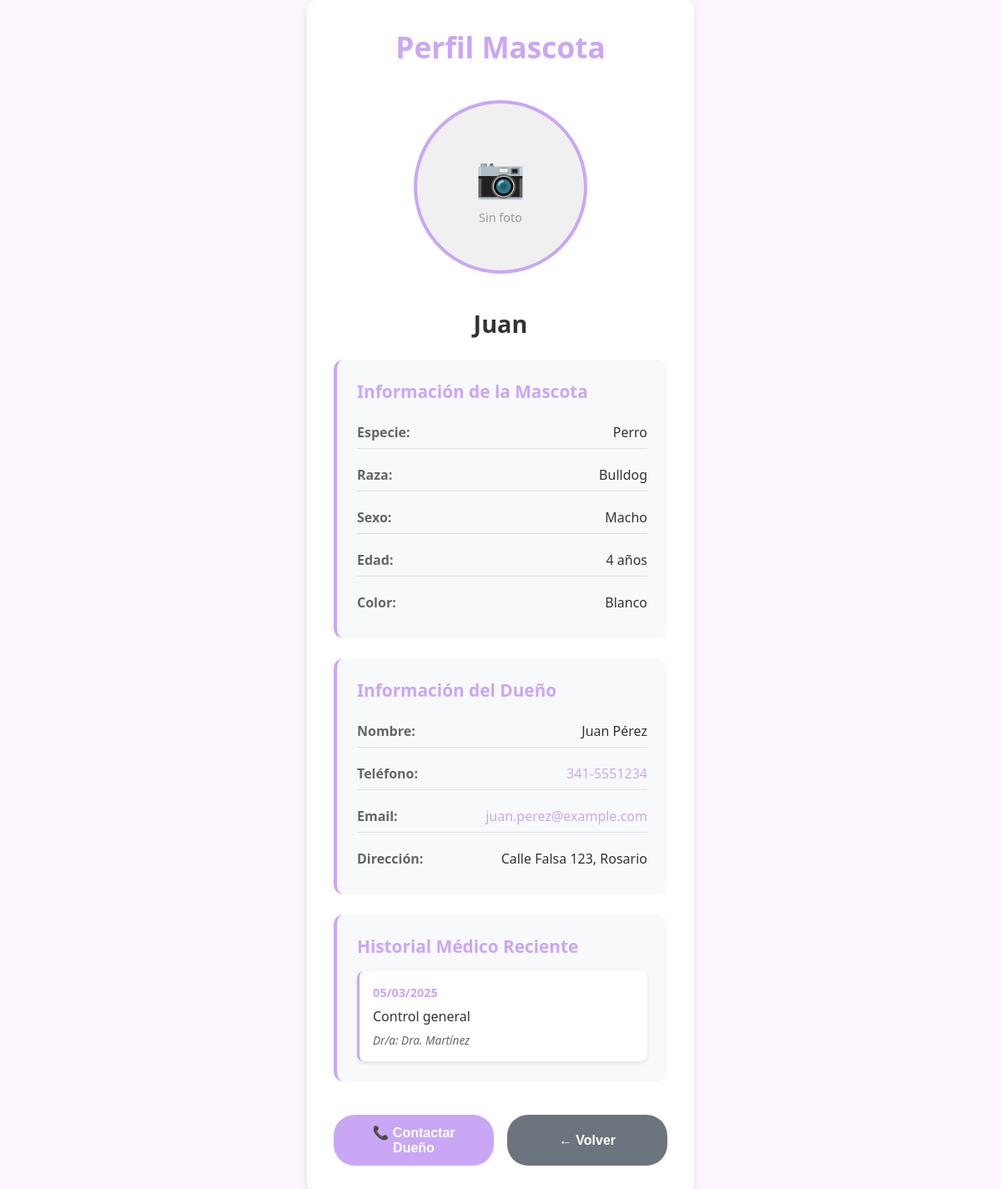
/perfil_mascota.php?id=69, run on the app's committed database.
### tables this page shows
CREATE TABLE `mascotas` (
  `id_mascota` int(11) NOT NULL AUTO_INCREMENT,
  `nombre` varchar(100) NOT NULL,
  `especie` varchar(50) NOT NULL,
  `raza` varchar(100) DEFAULT NULL,
  `edad` int(11) DEFAULT NULL,
  `sexo` varchar(10) DEFAULT NULL,
  `color` varchar(50) DEFAULT NULL,
  `id` int(11) NOT NULL,
  `id_qr` int(11) DEFAULT NULL,
  `foto_url` varchar(255) DEFAULT NULL,
  `fecha_registro` timestamp NOT NULL DEFAULT current_timestamp(),
  PRIMARY KEY (`id_mascota`),
  UNIQUE KEY `id_qr` (`id_qr`),
  KEY `id_dueño` (`id`),
  CONSTRAINT `mascotas_ibfk_1` FOREIGN KEY (`id`) REFERENCES `usuarios` (`id`),
  CONSTRAINT `mascotas_ibfk_2` FOREIGN KEY (`id_qr`) REFERENCES `codigos_qr` (`id_qr`)
);

CREATE TABLE `usuarios` (
  `id` int(11) NOT NULL AUTO_INCREMENT,
  `nombre` varchar(100) NOT NULL,
  `apellido` varchar(100) NOT NULL,
  `telefono` varchar(50) DEFAULT NULL,
  `email` varchar(100) NOT NULL,
  `direccion` varchar(200) DEFAULT NULL,
  `password` varchar(255) NOT NULL,
  `fecha_creacion` timestamp NOT NULL DEFAULT current_timestamp(),
  `foto_url` varchar(255) DEFAULT NULL,
  PRIMARY KEY (`id`)
);

CREATE TABLE `historial_medico` (
  `id_historial` int(11) NOT NULL AUTO_INCREMENT,
  `id_mascota` int(11) NOT NULL,
  `fecha` date NOT NULL,
  `descripcion` text DEFAULT NULL,
  `veterinario` varchar(100) DEFAULT NULL,
  PRIMARY KEY (`id_historial`),
  KEY `id_mascota` (`id_mascota`),
  CONSTRAINT `historial_medico_ibfk_1` FOREIGN KEY (`id_mascota`) REFERENCES `mascotas` (`id_mascota`)
);

### perfil_mascota.php (the view, shortened to what this page needs)
<?php
require_once 'conexion.php';
$id_mascota = isset($_GET['id']) ? (int)$_GET['id'] : 1;
$sql = "SELECT m.*, u.nombre, u.apellido, u.telefono, u.email, u.direccion
        FROM mascotas m
        LEFT JOIN usuarios u ON m.id = u.id
        WHERE m.id_mascota = ?";
$stmt = $pdo->prepare($sql);
$stmt->execute([$id_mascota]);
$mascota = $stmt->fetch(PDO::FETCH_ASSOC);
if (!$mascota) {
    $mascota = [
        'id_mascota' => 1,
        'nombre' => 'Firulais',
        'especie' => 'Perro',
        'raza' => 'Labrador',
        'edad' => 3,
        'sexo' => 'Macho',
        'color' => 'Marrón',
        'foto_url' => null,
        'nombre_dueño' => 'Juan',
        'apellido' => 'Pérez',
        'telefono' => '341-5551234',
        'email' => 'juan.perez@example.com',
        'direccion' => 'Calle Falsa 123, Rosario'
    ];
} else {
    $mascota['nombre_dueño'] = trim($mascota['nombre'] . ' ' . $mascota['apellido']);
}
$sql_historial = "SELECT * FROM historial_medico WHERE id_mascota = ? ORDER BY fecha DESC LIMIT 3";
$stmt_historial = $pdo->prepare($sql_historial);
$stmt_historial->execute([$id_mascota]);
$historial = $stmt_historial->fetchAll(PDO::FETCH_ASSOC);
?>
<!DOCTYPE html>
<html lang="es">
<head>
    <link rel="stylesheet" href="assets/css/mascota03.css" />
</head>
<body>
    <section class="registro-mascota">
        <div class="perfil-mascota">
            <h1 class="titulo-perfil">Perfil Mascota</h1>
            <div class="foto-perfil">
                <?php if ($mascota['foto_url']): ?>
                    <img src="<?= htmlspecialchars($mascota['foto_url']) ?>"
                         alt="Foto de <?= htmlspecialchars($mascota['nombre']) ?>"
                         class="imagen-mascota" />
                <?php else: ?>
                    <div class="placeholder-foto">
                        <span>📷</span>
                        <p>Sin foto</p>
                    </div>
                <?php endif; ?>
            </div>
            <h2 class="nombre-mascota"><?= htmlspecialchars($mascota['nombre']) ?></h2>
            <div class="info-mascota">
                <h3>Información de la Mascota</h3>
                <div class="info-grid">
                    <div class="info-item">
                        <span class="info-label">Especie:</span>
                        <span class="info-value"><?= ucfirst(htmlspecialchars($mascota['especie'])) ?></span>
                    </div>
                    <?php if ($mascota['raza']): ?>
                    <div class="info-item">
                        <span class="info-label">Raza:</span>
                        <span class="info-value"><?= htmlspecialchars($mascota['raza']) ?></span>
                    </div>
                    <?php endif; ?>
                    <div class="info-item">
                        <span class="info-label">Sexo:</span>
                        <span class="info-value"><?= ucfirst(htmlspecialchars($mascota['sexo'])) ?></span>
                    </div>
                    <div class="info-item">
                        <span class="info-label">Edad:</span>
                        <span class="info-value"><?= htmlspecialchars($mascota['edad']) ?> año<?= $mascota['edad'] != 1 ? 's' : '' ?></span>
                    </div>
                    <?php if ($mascota['color']): ?>
                    <div class="info-item">
                        <span class="info-label">Color:</span>
                        <span class="info-value"><?= htmlspecialchars($mascota['color']) ?></span>
                    </div>
                    <?php endif; ?>
                </div>
            </div>
            <div class="info-dueño">
                <h3>Información del Dueño</h3>
                <div class="info-grid">
                    <div class="info-item">
                        <span class="info-label">Nombre:</span>
                        <span class="info-value"><?= htmlspecialchars($mascota['nombre_dueño'] ?? 'No disponible') ?></span>
                    </div>
                    <div class="info-item">
                        <span class="info-label">Teléfono:</span>
                        <span class="info-value">
                            <?php if ($mascota['telefono']): ?>
                                <a href="tel:<?= htmlspecialchars($mascota['telefono']) ?>">
                                    <?= htmlspecialchars($mascota['telefono']) ?>
                                </a>
                            <?php else: ?>
                                No disponible
                            <?php endif; ?>
                        </span>
                    </div>
                    <?php if ($mascota['email']): ?>
                    <div class="info-item">
                        <span class="info-label">Email:</span>
                        <span class="info-value">
                            <a href="mailto:<?= htmlspecialchars($mascota['email']) ?>">
                                <?= htmlspecialchars($mascota['email']) ?>
                            </a>
                        </span>
                    </div>
                    <?php endif; ?>
                    <?php if ($mascota['direccion']): ?>
                    <div class="info-item">
                        <span class="info-label">Dirección:</span>
                        <span class="info-value"><?= htmlspecialchars($mascota['direccion']) ?></span>
                    </div>
                    <?php endif; ?>
                </div>
            </div>
            <?php if (!empty($historial)): ?>
            <div class="historial-medico">
                <h3>Historial Médico Reciente</h3>
                <div class="historial-grid">
                    <?php foreach ($historial as $registro): ?>
                    <div class="historial-item">
                        <div class="historial-fecha"><?= date('d/m/Y', strtotime($registro['fecha'])) ?></div>
                        <div class="historial-descripcion"><?= htmlspecialchars($registro['descripcion']) ?></div>
                        <?php if ($registro['veterinario']): ?>
                        <div class="historial-veterinario">Dr/a: <?= htmlspecialchars($registro['veterinario']) ?></div>
                        <?php endif; ?>
                    </div>
                    <?php endforeach; ?>
                </div>
            </div>
            <?php endif; ?>
            <div class="acciones">
                <button type="button" class="btn-accion btn-contactar" onclick="contactarDueño()">
                    📞 Contactar Dueño
                </button>
                <button type="button" class="btn-accion btn-volver" onclick="window.history.back()">
                    ← Volver
                </button>
            </div>
        </div>
    </section>
</body>
</html>

### assets/css/mascota03.css (style rules this page uses)
body { margin: 0; font-family: 'Segoe UI', sans-serif; background-color: #fdf6ff; display: flex; justify-content: center; align-items: center; min-height: 100vh; }
.registro-mascota { background-color: #fff; padding: 2rem; border-radius: 12px; box-shadow: 0 4px 12px rgba(0, 0, 0, 0.1); max-width: 400px; width: 90%; display: flex; flex-direction: column; align-items: center; }
h2 { margin-bottom: 1rem; color: #333; }
.perfil-mascota { display: flex; flex-direction: column; gap: 1.5rem; width: 100%; max-width: 500px; }
.titulo-perfil { text-align: center; color: #c9a7f5; font-size: 2.2rem; margin: 0 0 1rem 0; font-weight: bold; }
.foto-perfil { display: flex; justify-content: center; margin-bottom: 1rem; }
.placeholder-foto { width: 200px; height: 200px; border-radius: 50%; background-color: #f0f0f0; display: flex; flex-direction: column; align-items: center; justify-content: center; border: 4px solid #c9a7f5; color: #999; }
.placeholder-foto span { font-size: 3rem; margin-bottom: 0.5rem; }
.placeholder-foto p { margin: 0; font-size: 0.9rem; }
.nombre-mascota { text-align: center; color: #333; font-size: 1.8rem; margin: 0; font-weight: bold; }
.descripcion-section, .info-mascota, .info-dueño, .historial-medico, .qr-section { background-color: #f8f9fa; padding: 1.5rem; border-radius: 12px; border-left: 4px solid #c9a7f5; }
.descripcion-section h3, .info-mascota h3, .info-dueño h3, .historial-medico h3, .qr-section h3 { margin: 0 0 1rem 0; color: #c9a7f5; font-size: 1.3rem; }
.info-grid { display: grid; gap: 0.75rem; }
.info-item { display: flex; justify-content: space-between; align-items: center; padding: 0.5rem 0; border-bottom: 1px solid #e0e0e0; }
.info-item:last-child { border-bottom: none; }
.info-label { font-weight: bold; color: #666; }
.info-value { color: #333; text-align: right; }
.info-value a { color: #c9a7f5; text-decoration: none; }
.acciones { display: flex; gap: 1rem; justify-content: center; margin-top: 1rem; }
.btn-accion { padding: 0.75rem 1.5rem; border: none; border-radius: 25px; font-size: 1rem; font-weight: bold; cursor: pointer; transition: all 0.3s ease; flex: 1; max-width: 200px; }
.btn-contactar { background-color: #c9a7f5; color: white; }
.btn-volver { background-color: #6c757d; color: white; }
.historial-grid { display: flex; flex-direction: column; gap: 1rem; }
.historial-item { background-color: white; padding: 1rem; border-radius: 8px; border-left: 3px solid #c9a7f5; box-shadow: 0 2px 4px rgba(0,0,0,0.1); }
.historial-fecha { font-weight: bold; color: #c9a7f5; font-size: 0.9rem; margin-bottom: 0.5rem; }
.historial-descripcion { color: #333; margin-bottom: 0.5rem; line-height: 1.4; }
.historial-veterinario { color: #666; font-size: 0.85rem; font-style: italic; }

### data on the page
mascotas: id.nombre "Juan", especie "Perro", raza "Bulldog", sexo "Macho", edad "4", color "Blanco", id.telefono "341-5551234", id.email "juan.perez@example.com", id.direccion "Calle Falsa 123, Rosario"
historial_medico: fecha "05/03/2025", descripcion "Control general", veterinario "Dra. Martínez"

### other printed values
$mascota['nombre_dueño'] "Juan Pérez"
